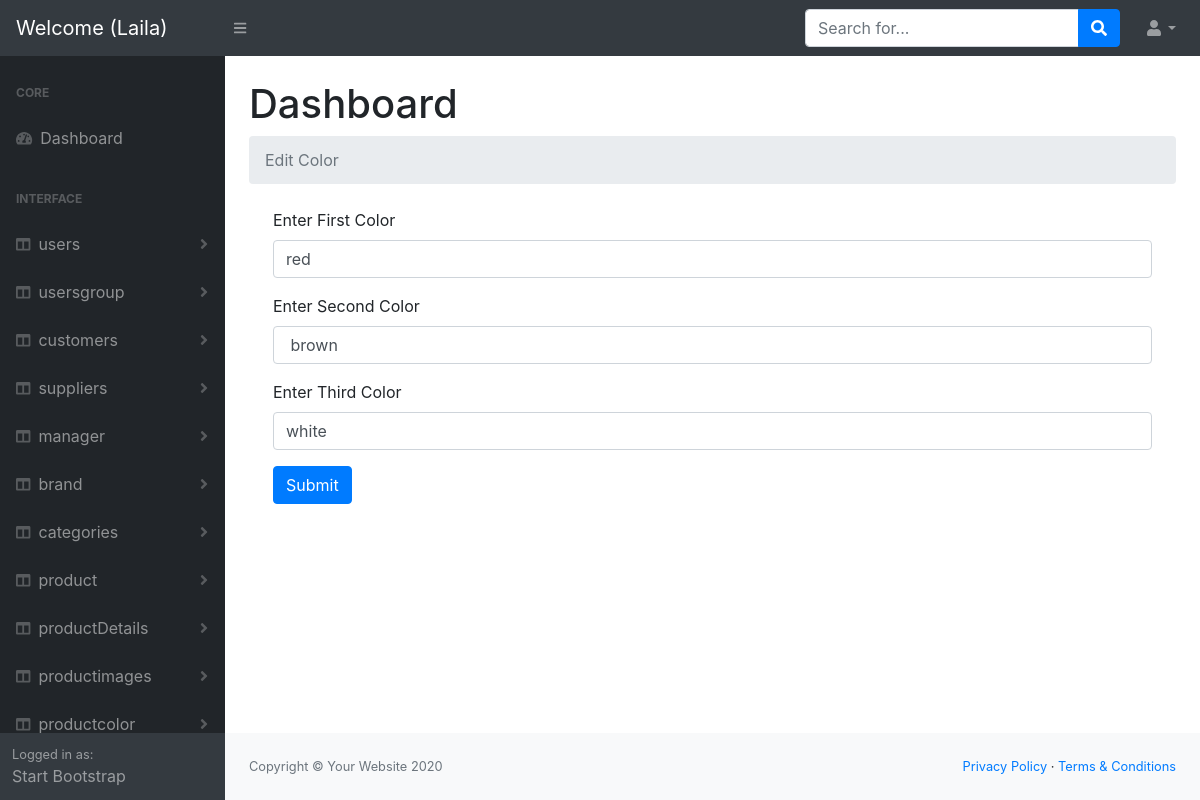
Page /Dashboard/admin/productcolor/edit.php?id=2 (signed in) on the committed database.
### tables this page shows
CREATE TABLE `productcolor` (
  `id` int(11) NOT NULL,
  `firstcolor` varchar(50) NOT NULL,
  `secondcolor` varchar(50) NOT NULL,
  `thirdcolor` varchar(50) NOT NULL
);

### Dashboard/admin/helpers/functions.php (called while the page is built, shortened)
<?php
function Sanitize($input,$flag){
    $sanitize_var = $input;
    switch ($flag) {
        case 1:
         $sanitize_var = filter_var($sanitize_var,FILTER_SANITIZE_NUMBER_INT);
            break;
    }
    return $sanitize_var;
}
?>

### Dashboard/admin/productcolor/edit.php (the view, shortened to what this page needs)
<?php
include '../helpers/functions.php';
include '../helpers/dbconnection.php';
   $id = '';
   if($_SERVER['REQUEST_METHOD'] == "GET"){
      $id  = Sanitize($_GET['id'],1);
    }
   $sql  ="SELECT * FROM `productcolor` WHERE `id`= $id";
   $op   = mysqli_query($conn,$sql);
   $FData = mysqli_fetch_assoc($op);
    include '../header.php';
?>
  <body class="sb-nav-fixed">
<?php
    include '../nav.php';
?>
        <div id="layoutSidenav">
<?php
    include '../sidNave.php';
?>
            <div id="layoutSidenav_content">
                <main>
                    <div class="container-fluid">
                        <h1 class="mt-4">Dashboard</h1>
                        <ol class="breadcrumb mb-4">
                        <?php
                            if(isset($_SESSION['errors'])){
                               foreach($_SESSION['errors'] as $key =>  $value){
                                echo '* '.$key.' : '.$value.'<br>';
                               }
                             unset($_SESSION['errors']);
                             }else{
                        ?>
                        <li class="breadcrumb-item active">Edit Color </li>
                        <?php } ?>
                        </ol>
<div class="container">
 <form  method="post"  action="edit.php?id=<?php echo $FData['id'];?>"  enctype ="multipart/form-data">
               <div class="form-group">
                     <label for="exampleInputEmail1">Enter First Color</label>
                     <input type="text" name="firstcolor" value="<?php echo $FData['firstcolor']; ?>"  class="form-control" id="exampleInputName" aria-describedby=""
                         placeholder="Enter First Color ">
                 </div>
                 <div class="form-group">
                     <label for="exampleInputEmail1">Enter Second Color</label>
                     <input type="text" name="secondcolor" value="<?php echo $FData['secondcolor']; ?>"  class="form-control" id="exampleInputName" aria-describedby=""
                         placeholder="Enter Second Color">
                  </div>
                  <div class="form-group">
                     <label for="exampleInputEmail1">Enter Third Color</label>
                     <input type="text" name="thirdcolor" value="<?php echo $FData['thirdcolor']; ?>"  class="form-control" id="exampleInputName" aria-describedby=""
                         placeholder="Enter Third Color">
                  </div>
                     <button type="submit"  name="submit"class="btn btn-primary">Submit</button>
</form>
</div>
              </div>
              </main>
 <?php
include '../footer.php';
 ?>

### rows in the picture
productcolor: firstcolor "red", secondcolor "brown", thirdcolor "white"

### other values in the picture
$_SESSION['User']['firstName'] "Laila"
$data "users"
$data "usersgroup"
$data "customers"
$data "suppliers"
$data "manager"
$data "brand"
$data "categories"
$data "product"
$data "productDetails"
$data "productimages"
$data "productcolor"
